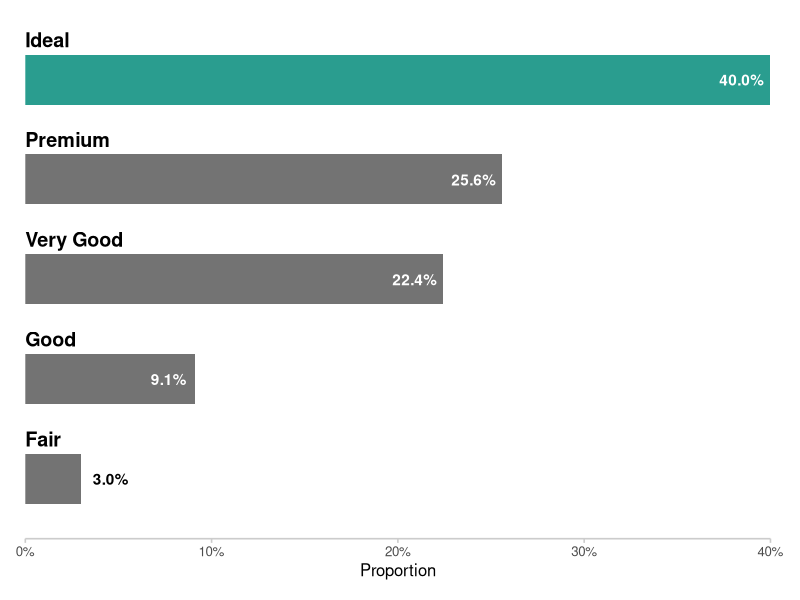

This figure's R source:
## ---- chunk 1
library(ggplot2)
library(dplyr)

tbl <- diamonds |> 
  count(cut) |> 
  mutate(
    share = n / sum(n) * 100,
    label = format(round(share, 1)),
    label = if_else(nchar(label) == 1, paste0(label, ".0"), label),
    label = paste0(label, "%"),
    cut = forcats::fct_reorder(cut, share),
    highlight = factor(if_else(cut == "Ideal", 1L, 0L)),
    ytext = if_else(cut == "Fair", share + 1.5, share - 1.5),
    coltext = factor(if_else(cut == "Fair", 1L, 0L))
    )

ggplot(tbl, aes(x = cut)) +
  geom_col(aes(y = share, fill = highlight), width = 0.5) +
  geom_text(
    aes(x = cut, y = 0, label = cut),
    hjust = 0,
    nudge_x = 0.4,
    fontface = "bold",
    size = 5
  ) +
  geom_text(
    aes(x = cut, y = ytext, label = label, color = coltext),
    fontface = "bold"
  ) +
  scale_y_continuous(
    name = "Proportion",
    breaks = seq(0, 40, 10),
    labels = \(x) paste0(x, "%"),
    limits = c(0, 40),
    expand = c(0, 0)
  ) +
  labs(x = "") +
  scale_fill_manual(values = c("gray45", "#2a9d8f")) +
  scale_color_manual(values = c("#ffffff", "#000000")) +
  guides(fill = "none", color = "none") +
  coord_flip() +
  theme_minimal(base_size = 12) +
  theme(
    axis.text.y = element_blank(),
    panel.grid.minor = element_blank(),
    panel.grid.major = element_blank(),
    axis.line.x = element_line(color = "gray80"),
    axis.ticks.x = element_line(color = "gray80"),
    plot.margin = margin(0.5, 0.75, 0.5, 0, unit = "cm")
  )

